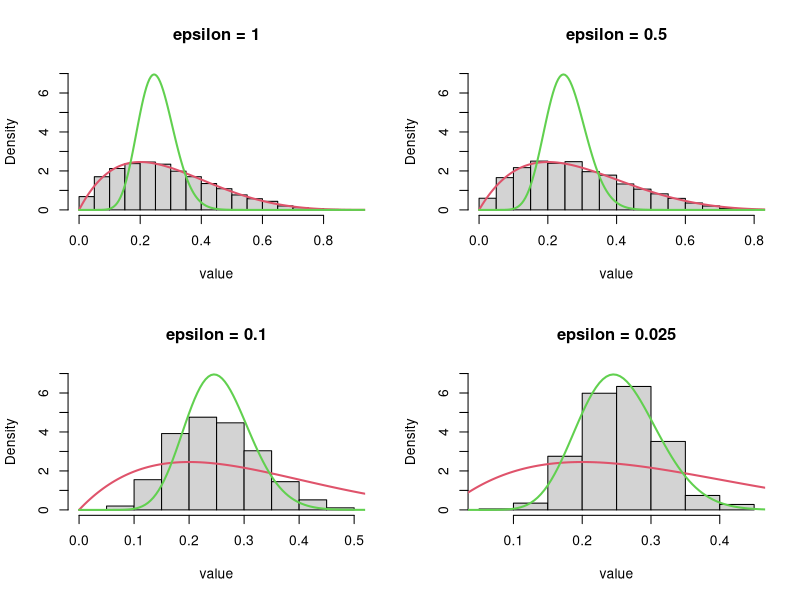
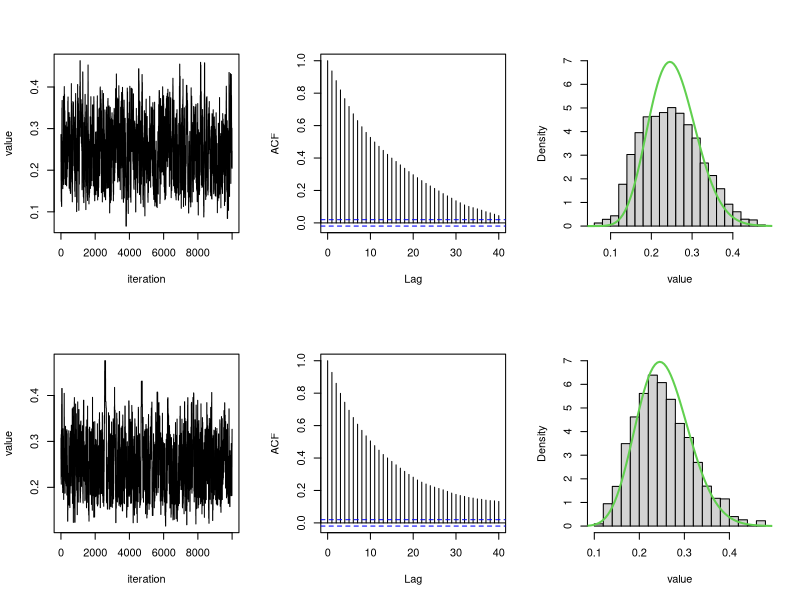

These figures' R source, in order:
##Easy conjugacy code to show ABC works

euclidean <- function(z,x){
  sqrt(sum((z-x)^2))
}

abc_rejection <- function(runs, xbar, n, alpha, beta, epsilon){
  theta_post <- c()
  for (i in 1:runs){
    theta_prop <- rbeta(1, alpha, beta)
    pseudo_data <- rbinom(n, 1, theta_prop)
    pseudo_sum <- mean(pseudo_data)
    distance <- euclidean(pseudo_sum, xbar)
    if (distance <= epsilon){
      theta_post <- append(theta_post, theta_prop)
    }
  }
  print(length(theta_post)/runs)
  theta_post
}

out <- abc_rejection(10000, 0.25, 50, 2, 5, epsilon = 1)
out2 <- abc_rejection(10000, 0.25, 50, 2, 5, epsilon = 0.5)
out3 <- abc_rejection(10000, 0.25, 50, 2, 5, epsilon = 0.1)
out4 <- abc_rejection(10000, 0.25, 50, 2, 5, epsilon = 0.025)
par(mfrow = c(2,2))
hist(out, freq = F, xlab = "value", main = "epsilon = 1", ylim = c(0,7))
lines(seq(0,1,0.005), dbeta(seq(0,1,0.005),2,5), col = 2, lwd = 2)
lines(seq(0,1,0.005), dbeta(seq(0,1,0.005), 2+50*0.25, 5+50-50*0.25), col = 3, lwd = 2)
hist(out2, freq = F, xlab = "value", main = "epsilon = 0.5", ylim = c(0,7))
lines(seq(0,1,0.005), dbeta(seq(0,1,0.005),2,5), col = 2, lwd = 2)
lines(seq(0,1,0.005), dbeta(seq(0,1,0.005), 2+50*0.25, 5+50-50*0.25), col = 3, lwd = 2)
hist(out3, freq = F, xlab = "value", main = "epsilon = 0.1", ylim = c(0,7))
lines(seq(0,1,0.005), dbeta(seq(0,1,0.005),2,5), col = 2, lwd = 2)
lines(seq(0,1,0.005), dbeta(seq(0,1,0.005), 2+50*0.25, 5+50-50*0.25), col = 3, lwd = 2)
hist(out4, freq = F, xlab = "value", main = "epsilon = 0.025", ylim = c(0,7))
lines(seq(0,1,0.005), dbeta(seq(0,1,0.005),2,5), col = 2, lwd = 2)
lines(seq(0,1,0.005), dbeta(seq(0,1,0.005), 2+50*0.25, 5+50-50*0.25), col = 3, lwd = 2)
par(mfrow = c(1,1))

abc_mcmc <- function(N, v, xbar, n, alpha, beta, epsilon){
  theta_post <- c()
  theta <- alpha/(alpha+beta)
  theta_post[1] <- theta
  accepted <- 0
  for(i in 2:N){
    can <- rnorm(1, theta, v)
    if (can < 0.0001){
      can <- 0.0001
    } else if (can > 0.9999){
      can <- 0.9999
    }
    pseudo_data <- rbinom(n, 1, can)
    pseudo_sum <- mean(pseudo_data)
    distance <- euclidean(pseudo_sum, xbar)
    laprob <- dbeta(can,alpha,beta,log=T)-dbeta(theta,alpha,beta,log=T)
    if (distance <= epsilon){
      if (log(runif(1)) < laprob){
        theta <- can
        theta_post[i] <- theta
        accepted <- accepted + 1
      } else{
        theta_post[i] <- theta
      }
    } else{
      theta_post[i] <- theta
    }
  }
  print(accepted/(N-1))
  return(theta_post)
}

out5 <- abc_mcmc(10000, 0.125, 0.25, 50, 2, 5, epsilon = 0.5)
out6 <- abc_mcmc(10000, 0.125, 0.25, 50, 2, 5, epsilon = 0.1)
optv1 <- (2.38^2)*var(out6)
out_opt6 <- out6 <- abc_mcmc(10000, optv1, 0.25, 50, 2, 5, epsilon = 0.1)
out7 <- abc_mcmc(10000, 0.04, 0.25, 50, 2, 5, epsilon = 0.05)
optv2 <- (2.38^2)*var(out7)
out_opt7 <- abc_mcmc(10000, optv2, 0.25, 50, 2, 5, epsilon = 0.025)

par(mfrow = c(2,3))
plot(ts(out6), main = "", xlab = "iteration", ylab = "value")
acf(out6, main = "")
hist(out6, freq = F, main = "", xlab = "value", ylim = c(0,7))
lines(seq(0,1,0.005), dbeta(seq(0,1,0.005), 2+50*0.25, 5+50-50*0.25), col = 3, lwd = 2)
plot(ts(out7), main = "", xlab = "iteration", ylab = "value")
acf(out7, main = "")
hist(out7, freq = F, main = "", xlab = "value", ylim = c(0,7))
lines(seq(0,1,0.005), dbeta(seq(0,1,0.005), 2+50*0.25, 5+50-50*0.25), col = 3, lwd = 2)
par(mfrow = c(1,1))
